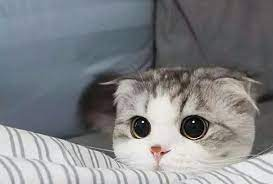
#> input picture cat.jpg, 273 x 184 px
$ python opencv7.py
#> lines starting #> are read from the running program, lines starting #| are printed output that depends on the picture; after the words box and inside, x2 and y2 are one past the last pixel; in counts of white or black regions, pixels touching at a corner belong together
import cv2

image = cv2.imread("cat.jpg")
#> image is the input picture: shape (184, 273, 3); mean B, G, R 133.8, 130.4, 128.8
image_gray = cv2.cvtColor(image, cv2.COLOR_BGR2GRAY)
ret, thresh = cv2.threshold(image_gray, 127, 255, 0)
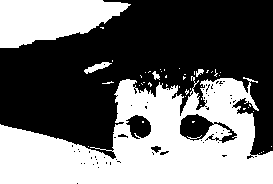
#> thresh: shape (184, 273); 44.3% white; 47 white regions (42 under 20 px)

cv2.imshow("image", thresh)
cv2.waitKey(0)

contours, _ = cv2.findContours(thresh, cv2.RETR_EXTERNAL, cv2.CHAIN_APPROX_SIMPLE)
#> contours = 45 contours, 40 with area under 20; largest, box (x1, y1, x2, y2) and area: (0, 76, 273, 184) 18372, (0, 0, 131, 48) 4170, (84, 62, 112, 74) 110, (152, 71, 160, 80) 25, (196, 69, 204, 77) 22
image = cv2.drawContours(image, contours, -1, (0, 255, 0), 4)
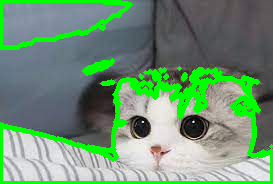
#> image: shape (184, 273, 3); 13.58% of pixels changed, all inside (x1, y1, x2, y2) = (0, 0, 273, 184)

cv2.imshow("image", image)
cv2.waitKey(0)

$ run again, with face.jpg copied over cat.jpg
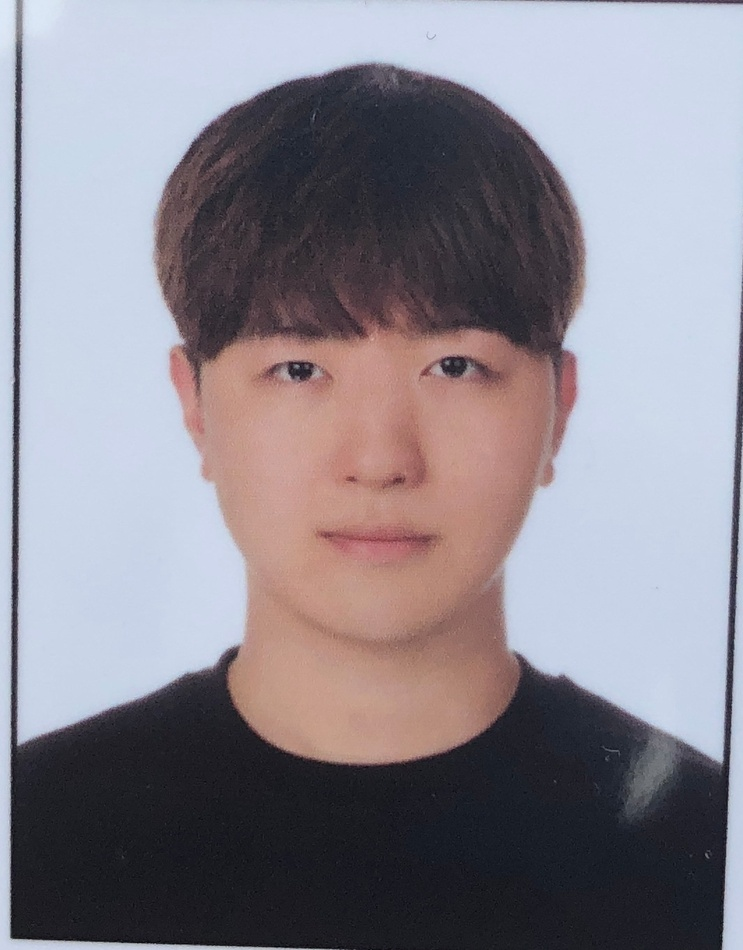
#> input picture face.jpg, 743 x 950 px, shrunk from 1066 x 1363 before the run
#> image is the input picture: shape (950, 743, 3); mean B, G, R 143, 134, 138.4
#> `ret, thresh = cv2.threshold(image_gray, 127, 255, 0)`:
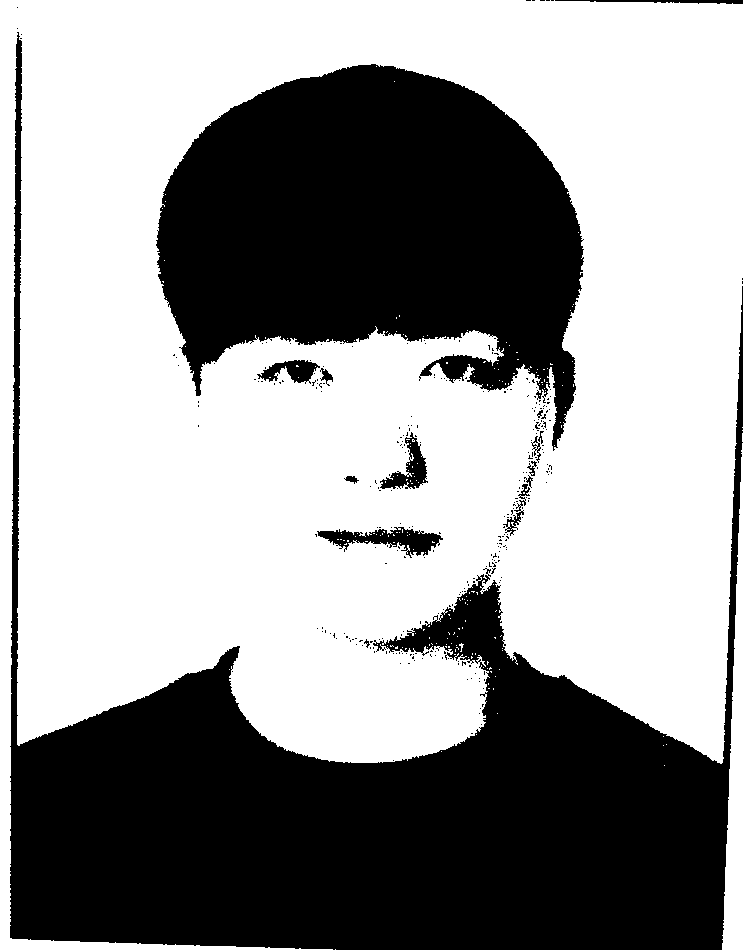
#> thresh: shape (950, 743); 59.8% white; 311 black regions (296 under 20 px)
#> contours = 79 contours, 77 with area under 20; largest, box (x1, y1, x2, y2) and area: (0, 0, 743, 950) 521885, (722, 443, 743, 950) 4918
#> `image = cv2.drawContours(image, contours, -1, (0, 255, 0), 4)`:
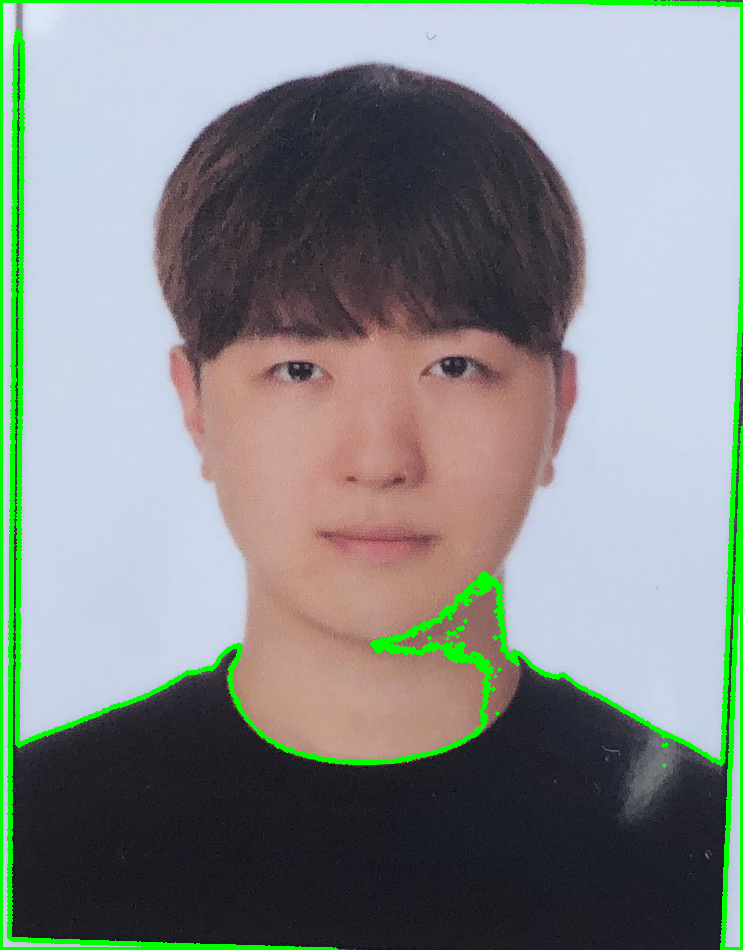
#> image: shape (950, 743, 3); 4.3% of pixels changed, all inside (x1, y1, x2, y2) = (0, 0, 743, 950)
